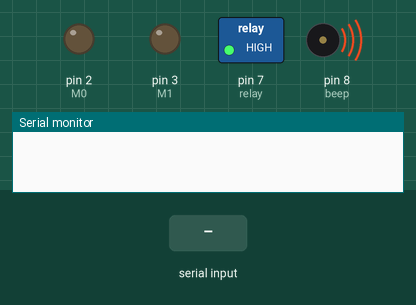
This sketch was run on a simulated Arduino Uno, built with avr-gcc and run on an emulated ATmega328P. Parts: switched loads named in the sketch (green lamp = pin HIGH), output pins drawn as LEDs (lit = HIGH), buzzer (waves = sounding, pin HIGH), the last lines printed to the serial monitor. The test bench sets the inputs (shaded band).

Above: at 0.1 s.
At 3.2 s:
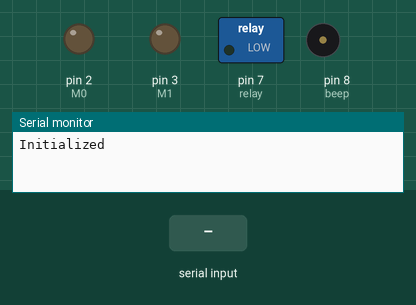
3.3 s: "1" received over the second serial link
At 4.4 s:
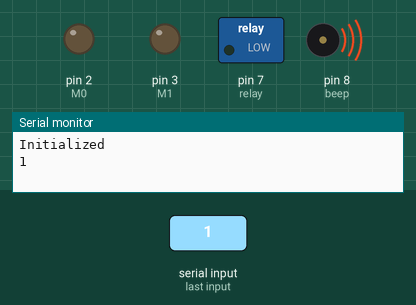
Timing chart, 0 to 6.3 s (numbered marks = the images above; inputs shaded):
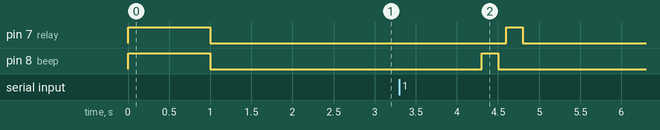

The sketch:

Gate_RX.ino
```cpp
//Bi-directional LORA to USB
//Build for TMC Generic PCB
#include <SoftwareSerial.h>
#define TX 4
#define RX 5
#define M0 2
#define M1 3
#define beep 8
#define relay 7

SoftwareSerial lora(5, 4); // RX, TX

void setup() {
  // Open serial communications and wait for port to open:
  Serial.begin(9600);
  while (!Serial) {
    ; // wait for serial port to connect. Needed for native USB port only
  }

  pinMode(M0,OUTPUT);
  pinMode(M1,OUTPUT);
  pinMode(beep,OUTPUT);
  pinMode(relay, OUTPUT);
  digitalWrite(M0,LOW);
  digitalWrite(M1,LOW);

  //Startup scare
  digitalWrite(beep,HIGH);
  digitalWrite(relay,HIGH);
  delay(1000);
  digitalWrite(beep,LOW);
  digitalWrite(relay,LOW);

  // set the data rate for the SoftwareSerial port
  lora.begin(9600);
  lora.println("Hello");
  Serial.println(F("Initialized"));
  delay(1000);

}

void loop() {  // run over and over
  if (lora.available()) {
    String loraRX = lora.readString();
    Serial.println(loraRX);
    if (loraRX = "incoming"){
        digitalWrite(beep,HIGH);
        delay(200);
        digitalWrite(beep,LOW);
        delay(100);
        digitalWrite(relay,HIGH);
        delay(200);
        digitalWrite(relay,LOW);
    }
  }
  if (Serial.available()) {
    lora.write(Serial.read());
  }
}
```

Measured:
- after the input at 3.3 s, pin 7 (relay): LOW → HIGH after 1.3 s, → LOW 0.20 s later; pin 8 (beep): LOW → HIGH after 1.0 s, → LOW 0.20 s later
